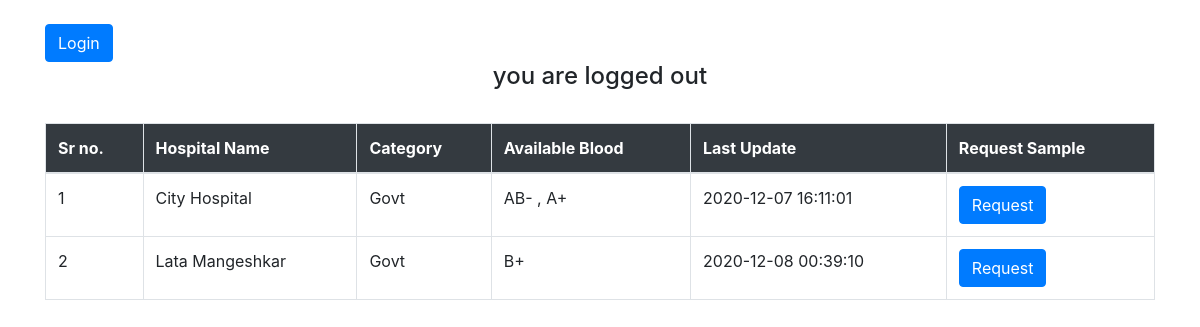
The app's page /Blood_Bank/index.php with its own data.
### tables this page shows
CREATE TABLE `hospital` (
  `h_id` int(11) NOT NULL,
  `username` varchar(255) NOT NULL,
  `hos_name` varchar(255) NOT NULL,
  `city` varchar(255) NOT NULL,
  `category` varchar(255) NOT NULL,
  `password` varchar(255) NOT NULL,
  `cpassword` varchar(255) NOT NULL
);

CREATE TABLE `blood_info` (
  `id` int(11) NOT NULL,
  `h_id` int(11) NOT NULL,
  `blood_type` varchar(255) NOT NULL,
  `time` datetime NOT NULL DEFAULT CURRENT_TIMESTAMP
);

### Blood_Bank/index.php (the view, shortened to what this page needs)
<?php
$rec_id = '';
if(!isset($_SESSION['name'])){
	$name = "you are logged out";
}else{
	$name = $_SESSION['name'];
	$rec_id = $_SESSION['r_id'];
}
?>
<!DOCTYPE html>
<html>
<head>
	<?php include 'link.php' ?>
</head>
<body>
	<div class="container">
		<div class="btn-group mt-4">
			<?php
			if($rec_id === ''){
			?>
		  <button type="button" class="btn btn-primary" onClick="window.location='login.php';">Login</button>
		  <?php
			}else{
		  ?>
		  <a href="logout.php">Logout</a>
		<?php
		}
		?>
		</div>
	<div class="center-div">
		<h4 class="text-center"><?php echo $name ?></h4>
		<br>
		<div class="table-respnsive">
			<table class="table table-hover table-bordered">
				<thead class="bg-dark text-white">
				  <tr>
				    <th>Sr no.</th>
				    <th>Hospital Name</th>
				    <th>Category</th>
				    <th>Available Blood</th>
				    <th>Last Update</th>
				    <th>Request Sample</th>
				  </tr>
				</thead>
				<tbody>
			<?php
				include 'connection.php';
				$selectquery = "select * from hospital";
				$query = mysqli_query($con,$selectquery);
				$i = 0;
				while($res = mysqli_fetch_array($query)){
			?>
				  <tr>
				    <td><?php echo ++$i; ?></td>
				    <td><?php echo $res['hos_name']; ?></td>
				    <td><?php echo $res['category']; ?></td>
				    <td>
				    <?php
				    	$vvquery = " select * from blood_info where h_id='".$res['h_id']."' order by time desc";
						$vquery = mysqli_query($con,$vvquery);
						$array = mysqli_fetch_array($vquery);
						$time = $array['time'];
						$blood = $array['blood_type'];
						while($array = mysqli_fetch_array($vquery)){
							$blood .=' , ' . $array['blood_type'];
						}
						echo $blood;
						?>
					</td>
				    <td><?php echo $time; ?></td>
				    <td>
				    <?php
				    	$req_query = " select * from request where hos_id='".$res['h_id']."' and rec_id='$rec_id' ";
						$reqquery = mysqli_query($con,$req_query);
						$reqcount = mysqli_num_rows($reqquery);
						if($reqcount === 0){
				    	?>
				    	<form action="" method="POST">
				    		<button type="submit" name="request" class="btn btn-primary">Request</button>
				    	</form>
				    	<?php
				    	}else{
				    		?>
				    		<p>Requested</p>
				    		<?php
				    	}
				    	?>
				    </td>
				  </tr>
				  <?php
					}
					?>
				</tbody>
			</table>
		</div>
	</div>
	</div>
</body>
</html>

### Blood_Bank/link.php (shortened to what this page needs)
<link rel="stylesheet" href="https://maxcdn.bootstrapcdn.com/bootstrap/4.5.2/css/bootstrap.min.css">

### records on screen
hospital: hos_name "City Hospital", category "Govt", blood "AB- , A+", blood_info.time "2020-12-07 16:11:01"
hospital: hos_name "Lata Mangeshkar", category "Govt", blood_info.blood_type "B+", blood_info.time "2020-12-08 00:39:10"

### other values on screen
$name "you are logged out"
